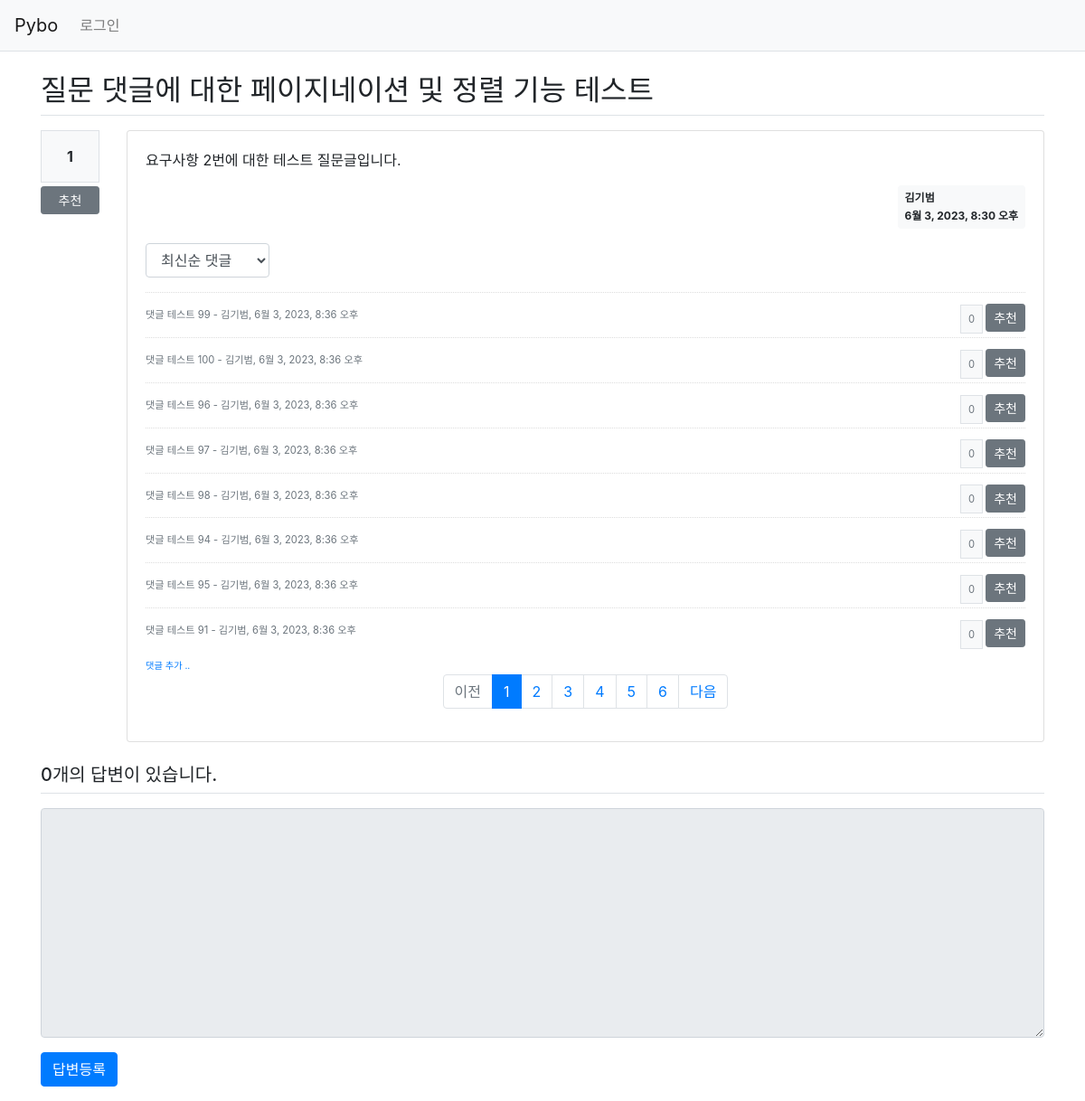
Screenshot of /pybo/17/ with the database file from the repository.
### pybo/models.py (models this page shows, shortened)
class Question(models.Model):
    author = models.ForeignKey(User, on_delete=models.CASCADE, related_name='author_question')
    subject = models.CharField(max_length=200)
    content = models.TextField()
    create_date = models.DateTimeField()
    modify_date = models.DateTimeField(null=True, blank=True)
    modify_count = models.IntegerField(default=0)
    voter = models.ManyToManyField(User, related_name='voter_question')

class Comment(models.Model):
    author = models.ForeignKey(User, on_delete=models.CASCADE, related_name='author_comment')
    content = models.TextField()
    create_date = models.DateTimeField()
    modify_date = models.DateTimeField(null=True, blank=True)
    modify_count = models.IntegerField(default=0)
    question = models.ForeignKey(Question, null=True, blank=True, on_delete=models.CASCADE)
    answer = models.ForeignKey(Answer, null=True, blank=True, on_delete=models.CASCADE)
    voter = models.ManyToManyField(User, related_name='voter_comment')

### pybo/views/base_views.py (the view)
# urls.py: path('<int:question_id>/', base_views.detail, name='detail'),
def detail(request, question_id):
    question = get_object_or_404(Question, pk=question_id)
    page = request.GET.get('page', '1')  # 페이지
    so = request.GET.get('so', 'recent')  # 정렬 기준
    if so == 'recommend':
        comment_list = Comment.objects.filter(question=question, answer=None) \
            .annotate(num_voter=Count('voter')) \
            .order_by('-num_voter', '-create_date')
    else:  # 최신순
        comment_list = Comment.objects.filter(question=question, answer=None).order_by('-create_date')
    paginator = Paginator(comment_list, 8)  # 페이지당 8개씩 보여주기
    page_obj = paginator.get_page(page)
    context = {'question': question, 'comment_list': page_obj, 'so': so}
    return render(request, 'pybo/question_detail.html', context)

### pybo/templatetags/pybo_filter.py (called while the page is built)
@register.filter
def sub(value, arg):
    return value - arg

@register.filter()
def mark(value):
    extensions = ["nl2br", "fenced_code"]
    return mark_safe(markdown.markdown(value, extensions=extensions))

### templates/pybo/question_detail.html (shortened to what this page needs)
{% extends 'base.html' %}
{% load pybo_filter %}
{% block content %}
<div class="container my-3">
    <h2 class="border-bottom py-2">{{ question.subject }}</h2>
    <div class="row my-3">
        <div class="col-1">
            <div class="bg-light text-center p-3 border font-weight-bolder mb-1">{{question.voter.count}}</div>
            <a href="#" data-uri="{% url 'pybo:vote_question' question.id  %}"
               class="recommend btn btn-sm btn-secondary btn-block my-1">추천</a>
        </div>
        <div class="col-11">
            <div class="card">
                <div class="card-body">
                    <div class="card-text">{{ question.content|mark }}</div>
                    <div class="d-flex justify-content-end">
                        <div class="badge badge-light p-2 text-left">
                            <div class="mb-2">{{ question.author.username }}</div>
                            <div>{{ question.create_date }}</div>
                        </div>
                    </div>
                <div class="row justify-content-between my-3">
                    <div class="col-2">
                        <select class="form-control so">
                            <option value="recent" {% if so == 'recent' %}selected{% endif %}>최신순 댓글</option>
                        </select>
                    </div>
                </div>
                    {% if comment_list.paginator.count > 0 %}
                    <div class="mt-3">
                    {% for comment in comment_list %}
                        {% if comment.answer_id == null %}
                            <div class="comment py-3 text-muted">
                                <span style="white-space: pre-line;">{{ comment.content }}</span>
                                <span>
                                    - {{ comment.author }}, {{ comment.create_date }}
                                </span>
                                <div class="float-right">
                                    <span class="bg-light text-center p-2 border">{{ comment.voter.count }}</span>
                                    <span href="#" data-uri="{% url 'pybo:vote_comment' comment.id  %}"
                                    class=" temp recommend btn btn-sm btn-secondary ">추천</span>
                                </div>
                            </div>
                       {% endif %}
                    {% endfor %}
                    </div>
                    {% endif %}
                    <div>
                        <a href="{% url 'pybo:comment_create_question' question.id  %}"
                           class="small"><small>댓글 추가 ..</small></a>
                    </div>
                <ul class="pagination justify-content-center">
                    {% if comment_list.has_previous %}
                    <li class="page-item">
                        <a class="page-link" href="?page={{ comment_list.previous_page_number }}">이전</a>
                    </li>
                    {% else %}
                    <li class="page-item disabled">
                        <a class="page-link" tabindex="-1" aria-disabled="true" href="#">이전</a>
                    </li>
                    {% endif %}
                    {% for page_number in comment_list.paginator.page_range %}
                    {% if page_number >= comment_list.number|sub:5 and page_number <= comment_list.number|add:5 %}
                    {% if page_number == comment_list.number %}
                    <li class="page-item active" aria-current="page">
                        <a class="page-link" href="?page={{ page_number }}">{{ page_number }}</a>
                    </li>
                    {% else %}
                    <li class="page-item">
                        <a class="page-link" href="?page={{ page_number }}">{{ page_number }}</a>
                    </li>
                    {% endif %}
                    {% endif %}
                    {% endfor %}
                    {% if comment_list.has_next %}
                    <li class="page-item">
                        <a class="page-link" href="?page={{ comment_list.next_page_number }}">다음</a>
                    </li>
                    {% else %}
                    <li class="page-item disabled">
                        <a class="page-link" tabindex="-1" aria-disabled="true" href="#">다음</a>
                    </li>
                    {% endif %}
                </ul>
                </div>
            </div>
        </div>
    </div>
    <h5 class="border-bottom my-3 py-2">{{question.answer_set.count}}개의 답변이 있습니다.</h5>
    <form action="{% url 'pybo:answer_create' question.id %}" method="post" class="my-3">
        <div class=" form-group">
            <textarea {% if not user.is_authenticated %}disabled{% endif %}
              name="content" id="content" class="form-control" rows="10"></textarea>
        </div>
        <input type="submit" value="답변등록" class="btn btn-primary">
    </form>
</div>
{% endblock %}

### static/style.css (style rules this page uses)
.comment { border-top:dotted 1px #ddd; font-size:0.7em; }

### templates/base.html (style rules this page uses)
.temp { margin-top: -4px; }

### rows the page displays
Question: subject "질문 댓글에 대한 페이지네이션 및 정렬 기능 테스트", voter.count "1", content|mark "요구사항 2번에 대한 테스트 질문글입니다.", author.username "김기범", create_date "6월 3, 2023, 8:30 오후", answer_set.count "0"
Comment: content "댓글 테스트 99", author "김기범", create_date "6월 3, 2023, 8:36 오후", voter.count "0"
Comment: content "댓글 테스트 100", author "김기범", create_date "6월 3, 2023, 8:36 오후", voter.count "0"
Comment: content "댓글 테스트 96", author "김기범", create_date "6월 3, 2023, 8:36 오후", voter.count "0"
Comment: content "댓글 테스트 97", author "김기범", create_date "6월 3, 2023, 8:36 오후", voter.count "0"
Comment: content "댓글 테스트 98", author "김기범", create_date "6월 3, 2023, 8:36 오후", voter.count "0"
Comment: content "댓글 테스트 94", author "김기범", create_date "6월 3, 2023, 8:36 오후", voter.count "0"
Comment: content "댓글 테스트 95", author "김기범", create_date "6월 3, 2023, 8:36 오후", voter.count "0"
Comment: content "댓글 테스트 91", author "김기범", create_date "6월 3, 2023, 8:36 오후", voter.count "0"

### other values shown
{{ page_number }} "1"
{{ page_number }} "2" "3" "4" "5" "6"
